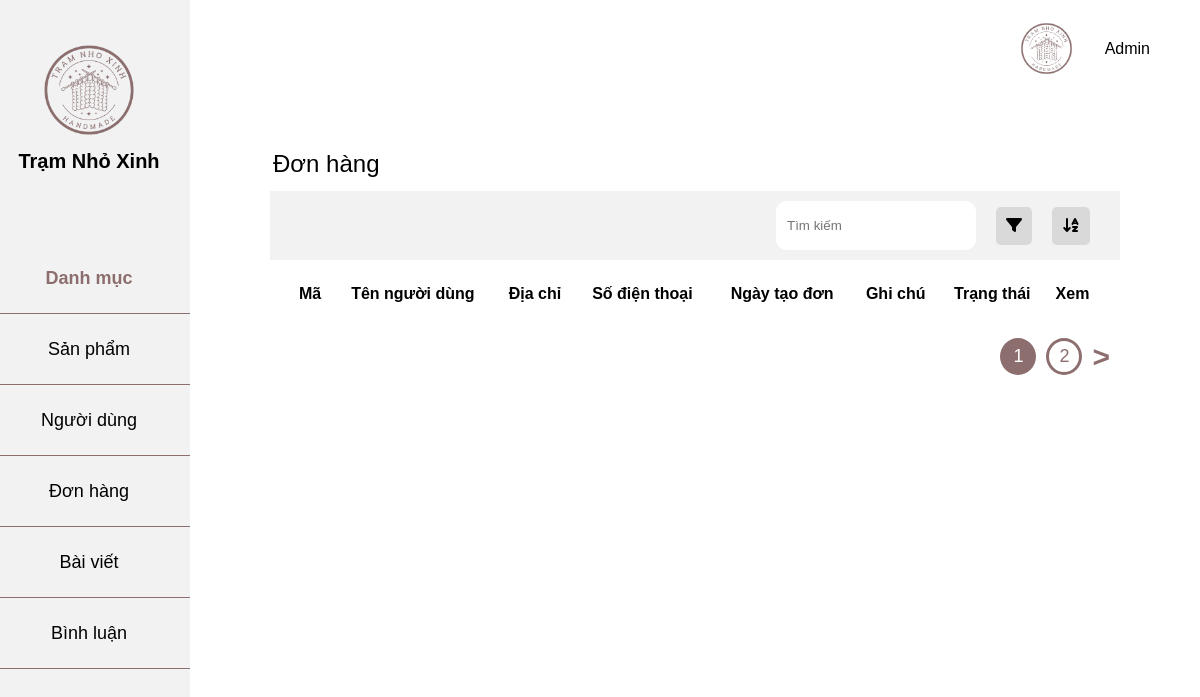
The page /admin/index.php?page=order on the database as committed earlier.
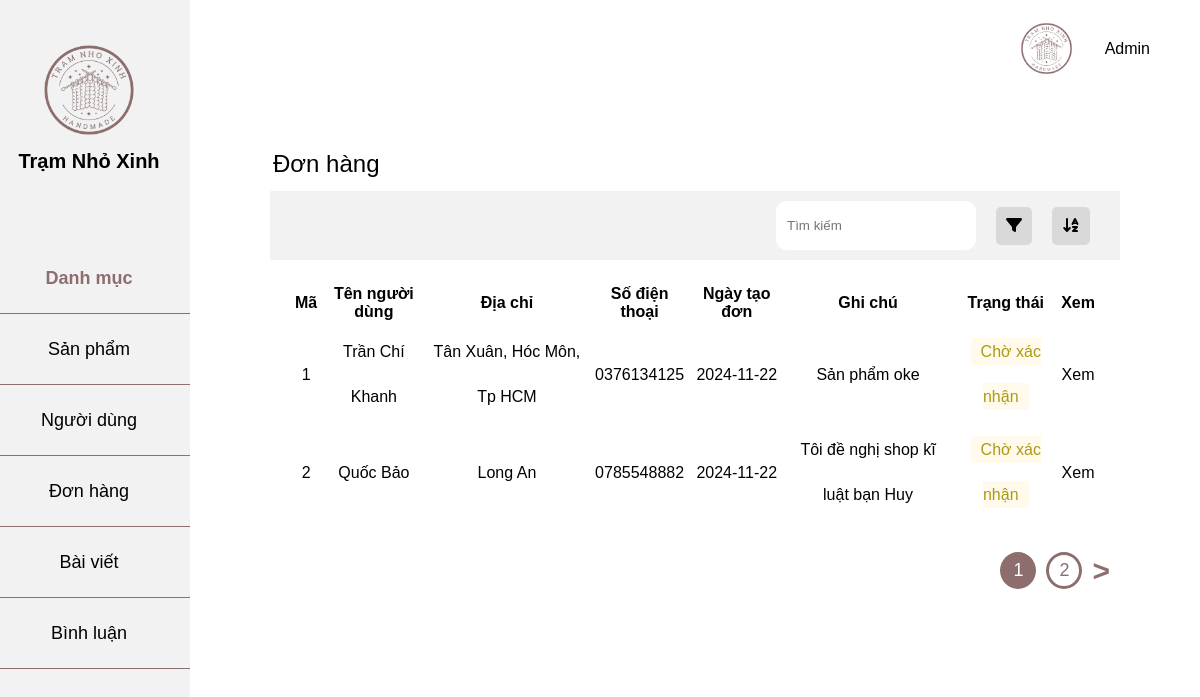
The same page on the database as committed later.
### tables this page shows
CREATE TABLE `orders` (
  `id` int(11) NOT NULL,
  `dateOrder` date NOT NULL,
  `totalPrice` int(11) NOT NULL,
  `noteUser` text NOT NULL,
  `noteAdmin` text NOT NULL,
  `name` varchar(255) NOT NULL,
  `address` varchar(255) NOT NULL,
  `phone` varchar(255) NOT NULL,
  `status` tinyint(1) NOT NULL,
  `idUser` int(11) NOT NULL
);

### admin/app/controller/adminOrderController.php (called while the page is built, shortened)
<?php
class adminOrderController
{
    private $order;
    private $data;
    function __construct()
    {
        $this->order = new OrderModel();
    }
    function renderView($view, $data = null)
    {
        $view = './app/view/' . $view . '.php';
        require_once $view;
    }
    function viewOrd()
    {
        $this->data['listord'] = $this->order->getOrder();
        $this->renderView('order', $this->data);
    }
}

### app/model/database.php (called while the page is built, shortened)
<?php
class Database
{
    private $servername = "localhost";
    private $username = "root";
    private $password = "";
    private $dbname = "handmade_db";
    private $conn;
    function __construct()
    {
        try {
            $this->conn = new PDO("mysql:host=$this->servername;dbname=$this->dbname; charset=utf8", $this->username, $this->password);
            $this->conn->setAttribute(PDO::ATTR_ERRMODE, PDO::ERRMODE_EXCEPTION);
        } catch (PDOException $e) {
            echo "Connection failed: " . $e->getMessage();
        };
    }
    function query($sql, $param = [])
    {
        $this->stmt = $this->conn->prepare($sql);
        $this->stmt->execute($param);
        return $this->stmt;
    }
    public function getAll($sql, $param = [])
    {
        $statement = $this->query($sql, $param);
        return $statement->fetchAll(PDO::FETCH_ASSOC);
    }
}

### app/model/orderModel.php (called while the page is built, shortened)
<?php
class OrderModel
{
    private $db;
    function __construct() {
        $this->db = new Database;
    }
        function getOrder(){
        $sql = "SELECT * FROM orders";
        return $this->db->getAll($sql);
    }
}

### admin/app/view/order.php (the view, shortened to what this page needs)
<div class="main">
    <div class="main-category">
        <div class="main-danhmuc">
            <p>Đơn hàng</p>
        </div>
        <div class="main-header">
            <div class="right-main-header">
                <input type="text" placeholder="Tìm kiếm">
                <div class="filter"><i class="fa-solid fa-filter"></i></div>
                <div class="sort"><i class="fa-solid fa-arrow-down-a-z"></i></div>
            </div>
        </div>
    </div>
    <div class="main-product">
        <table>
            <thead>
                <tr>
                    <th>Mã</th>
                    <th>Tên người dùng</th>
                    <th>Địa chỉ</th>
                    <th>Số điện thoại</th>
                    <th>Ngày tạo đơn</th>
                    <th>Ghi chú</th>
                    <th>Trạng thái</th>
                    <th>Xem</th>
                </tr>
            </thead>
            <tbody>
                <?php foreach ($data['listord'] as $item) {
                    extract($item) ?>
                    <tr>
                        <td><?= $id ?></td>
                        <td><?= $name ?></td>
                        <td><?= $address ?></td>
                        <td><?= $phone ?></td>
                        <td><?= $dateOrder ?></td>
                        <td><?= $noteUser ?></td>
                        <?php
                        if ($status == 1) echo '<td><span class="status pending">Chờ xác nhận</span></td>';
                        ?>
                        <td><a href="?page=orderDetail&id=<?= $id ?>">Xem</a></td>
                    </tr>
                <?php } ?>
            </tbody>
        </table>
    </div>
    <div class="main-turnpage">
        <button class="prev">1</button>
        <button class="next">2</button>
        <button class="nextpage">></button>
    </div>
</div>
</div>
</div>
</div>
</body>
</html>

Rows that differ between the two databases and show on the page:
added orders: id "1", name "Trần Chí Khanh", address "Tân Xuân, Hóc Môn, Tp HCM", phone "0376134125", dateOrder "2024-11-22", noteUser "Sản phẩm oke", status "Chờ xác nhận"
added orders: id "2", name "Quốc Bảo", address "Long An", phone "0785548882", dateOrder "2024-11-22", noteUser "Tôi đề nghị shop kĩ luật bạn Huy", status "Chờ xác nhận"
